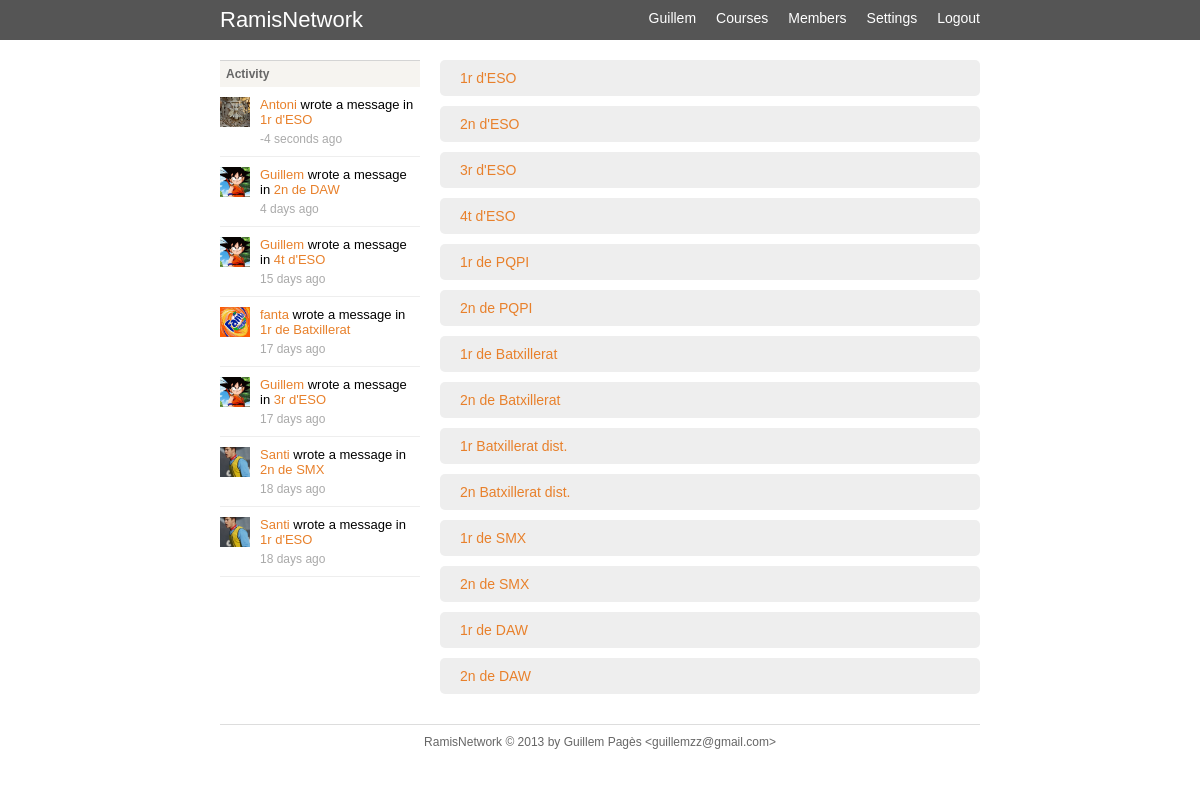
Screenshot of /courses.php (signed in) with the database file from the repository.
### tables this page shows
CREATE TABLE `users` (
  `id` int(11) unsigned NOT NULL AUTO_INCREMENT,
  `name` varchar(100) NOT NULL DEFAULT '',
  `lastname` varchar(100) NOT NULL DEFAULT '',
  `email` varchar(100) NOT NULL DEFAULT '',
  `password` varchar(64) NOT NULL DEFAULT '',
  `birthday` date NOT NULL,
  `gender` tinyint(2) NOT NULL DEFAULT '0',
  `avatar` varchar(64) NOT NULL,
  `course` tinyint(3) NOT NULL DEFAULT '0',
  `privacy` tinyint(2) NOT NULL DEFAULT '0',
  `visits` int(11) NOT NULL DEFAULT '0',
  PRIMARY KEY (`id`),
  KEY `email` (`email`)
);

CREATE TABLE `courses` (
  `course_id` int(11) unsigned NOT NULL AUTO_INCREMENT,
  `course_name` varchar(100) NOT NULL DEFAULT '',
  `course_description` varchar(200) NOT NULL DEFAULT '',
  PRIMARY KEY (`course_id`)
);

CREATE TABLE `logs` (
  `log_id` int(11) unsigned NOT NULL AUTO_INCREMENT,
  `log_type` char(20) NOT NULL DEFAULT '',
  `log_link` int(11) NOT NULL DEFAULT '0',
  `log_user` int(11) NOT NULL DEFAULT '0',
  `log_comment` text NOT NULL,
  `log_date` timestamp NOT NULL DEFAULT CURRENT_TIMESTAMP,
  PRIMARY KEY (`log_id`)
);

### lib/db.php (called while the page is built, shortened)
<?php
	class db {
		var $dbuser;
		var $dbpassword;
		var $dbhost;
		var $dbmaster;
		var $persistent;
		var $master_persistent;
		var $dbh_update = false;
		var $dbh_select = false;
		var $dbh = false;
		function db($dbuser='', $dbpassword='', $dbname='', $dbhost='localhost', $dbmaster=false) {
			$this->dbuser = $dbuser;
			$this->dbpassword = $dbpassword;
			$this->dbname = $dbname;
			$this->dbhost = $dbhost;
			$this->dbmaster = $dbmaster;
			if ( $dbmaster && $dbmaster != $dbhost ) {
				$this->dbmaster = $dbmaster;
			} else {
				$this->dbmaster = false;
			}
		}
		function connect($master = false) {
			if ($master && $this->dbmaster ) {
				if ($this->dbh_update) {
					$this->dbh = & $this->dbh_update;
					return;
				} else {
					if ($this->master_persistent) {
						$this->dbh_update = @mysql_pconnect($this->dbmaster, $this->dbuser,$this->dbpassword, MYSQL_CLIENT_COMPRESS);
					} else {
						$this->dbh_update = @mysql_connect($this->dbmaster, $this->dbuser,$this->dbpassword, MYSQL_CLIENT_COMPRESS);
					}
					$this->dbh = & $this->dbh_update;
				}
			} else {
				if ($this->persistent) {
					$this->dbh_select = @mysql_pconnect($this->dbhost, $this->dbuser,$this->dbpassword);
				} else {
					$this->dbh_select = @mysql_connect($this->dbhost, $this->dbuser,$this->dbpassword);
				}
				$this->dbh = & $this->dbh_select;
			}
		}
		function flush() {
			$this->last_result = null;
		}
		function query($query) {
			$query = trim($query);
			$is_update = preg_match("/^(insert|delete|update|replace)\s+/i",$query);
			$return_val = 0;
			$this->result = @mysql_query($query,$this->dbh);
			if ( $is_update ) {
				$this->rows_affected = mysql_affected_rows();
				if ( preg_match("/^(insert|replace)\s+/i",$query) ) {
					$this->insert_id = mysql_insert_id($this->dbh);
				}
				$return_val = $this->rows_affected;
			} else {
				$num_rows=0;
				while ( $row = @mysql_fetch_object($this->result) ) {
					$this->last_result[$num_rows] = $row;
					$num_rows++;
				}
				$this->num_rows = $num_rows;
				$return_val = $this->num_rows;
			}
			return $return_val;
		}
		function get_row($query=null,$y=0) {
			if ( $query ) {
				$this->query($query);
			}
			return $this->last_result[$y]?$this->last_result[$y]:null;
		}
		function get_results($query=null) {
			if ( $query ) {
				$this->query($query);
			}
			return $this->last_result;
		}
}
$db = new db(DB_USER, DB_PASSWORD, DB_NAME, DB_HOST);
?>

### lib/User.php (called while the page is built, shortened)
<?php
class User {
	public $id;
	function __construct($id=0) {
		if ($id > 0) {
			$this->id = $id;
			$this->read();
		}
	}
	public function read() {
		global $db;
		$user = $db->get_row("SELECT * FROM users LEFT JOIN courses ON course = course_id WHERE id = $this->id");
		if ($user) {
			$this->id = $user->id;
			$this->name = $user->name;
			$this->avatar = $user->avatar;
			return true;
		}
		return false;
	}
}
?>

### lib/functions.php (called while the page is built, shortened)
<?php
function profile_uri($id) {
	return ROOT . 'profile.php?id=' . $id;
}
function get_avatar($name='') {
	if (!empty($name)) {
		$file = PATH . 'img/avatars/' . $name;
		if (file_exists($file)) {
			return ROOT . 'img/avatars/' . $name;
		}
	}
	return ROOT . 'img/default.jpg';
}
function time_ago($time) {
	$txt = "";
	$diff = time() - $time;
	$days = intval($diff / 86400);
	$diff = $diff % 86400;
	$hours = intval($diff / 3600);
	$diff = $diff % 3600;
	$minutes = intval($diff / 60);
	$secs = $diff % 60;
	if ($days> 1) return " $days days";
	else if ($days==1) return " $days day";
	if ($txt=="") $txt = " $secs seconds";
    return $txt;
}
?>

### lib/Post.php (called while the page is built, shortened)
<?php
class Post {
	public $id = 0;
	function __construct($id = 0) {
		if ($id > 0) {
			$this->id = $id;
			$this->read();
		}
	}
	public function read() {
		global $db;
		$post = $db->get_row("SELECT * FROM posts, users WHERE post_author = id AND post_id = $this->id");
		if ($post) {
			$this->id = $post->post_id;
			$this->link = $post->post_link;
			return true;
		}
		return false;
	}
}
?>

### lib/Course.php (called while the page is built, shortened)
<?php
class Course {
	public $id = 0;
	function __construct($id=0) {
		if ($id > 0) {
			$this->id = $id;
			$this->read();
		}
	}
	public function read() {
		global $db;
		$course = $db->get_row("SELECT * FROM courses WHERE course_id = $this->id");
		if ($course) {
			$this->id = $course->course_id;
			$this->name = $course->course_name;
			return true;
		}
		return false;
	}
	public function permalink() {
		return ROOT . 'course.php?id=' . $this->id;
	}
	public static function get_courses() {
		global $db;
		$courses = $db->get_results("SELECT * FROM courses");
		if ($courses) {
			foreach ($courses as $c) {
				$course = new Course();
				$course->id = $c->course_id;
				$course->name = $c->course_name;
				$course->description = $c->course_description;
				$courses_array[] = $course;
			}
			return $courses_array;
		}
		return false;
	}
}
?>

### lib/html.php (called while the page is built, shortened)
<?php
function do_header($title='') {
	global $current_user;
	$data['title'] = $title;
	$data['home_link'] = ROOT;
	if ($current_user->authenticated) {
		$data['home_link'] = ROOT . 'home.php';
	}
	do_view('header', $data);
}
function do_view($name, $data=null) {
	$_view = VIEWS . $name . '_view.php';
	require($_view);
}
?>

### lib/Login.php (called while the page is built, shortened)
<?php
class Login {
	function __construct() {
		global $db;
		if (isset($_COOKIE['auth'])) {
			$user_id = intval($_COOKIE['auth']);
			$user = $db->get_row("SELECT id, name, avatar FROM users WHERE id = $user_id LIMIT 1");
			if ($user) {
				$this->id = $user->id;
				$this->name = $user->name;
				$this->authenticated = true;
			}
		}
	}
}
$current_user = new Login();
?>

### config.php (called while the page is built, shortened)
<?php
require(LIB . 'db.php');
require(LIB . 'Login.php');
require(LIB . 'functions.php');
?>

### courses.php (the view, shortened to what this page needs)
<?php
require('config.php');
require(LIB . 'html.php');
require(LIB . 'User.php');
require(LIB . 'Post.php');
require(LIB . 'Course.php');
$data['activity'] = get_activity();
$data['courses'] = Course::get_courses();
do_header('Courses');
do_view('courses', $data);
function get_activity() {
	global $db;
	$result = array();
	$logs = $db->get_results("SELECT * FROM logs WHERE log_type = 'course_post_new' ORDER BY log_id DESC LIMIT 7");
	if ($logs) {
		foreach ($logs as $log) {
			$result[] = get_course_post_new_log($log);
 		}
	}
	return $result;
}
function get_course_post_new_log($log) {
	$user_from = new User($log->log_user);
	$post = new Post($log->log_link);
	$course = new Course($post->link);
	$res = '';
	$res .= '<div class="sidebar-left">';
	$res .= '<a href="' . profile_uri($user_from->id) . '">';
	$res .= '<img src="' . get_avatar($user_from->avatar) . '" width="30" height="30" />';
	$res .= '</a>';
	$res .= '</div>';
	$res .= '<div class="sidebar-right">';
	$res .= '<a href="' . profile_uri($user_from->id) . '">' . $user_from->name . '</a>';
	$res .= ' wrote a message in <a href="' . $course->permalink() . '">' . $course->name . '</a>';
	$res .= '<br/><div class="post-date">'. time_ago(strtotime($log->log_date)) . ' ago</div>';
	$res .= '</div>';
	$res .= '<div class="clear"></div>';
	return $res;
}
?>

### views/header_view.php (shortened to what this page needs)
<!DOCTYPE html>
<html>
<head>
	<link rel="stylesheet" type="text/css" href="<?php echo ROOT; ?>css/estils.css">
</head>
<body>
<header>
	<div class="wrap">
		<h1><a href="<?php echo $home_link; ?>">RamisNetwork</a></h1>
		<nav class="algo">
			<ul>
				<?php if ($current_user->authenticated) {?>
					<li><a href="<?php echo profile_uri($current_user->id); ?>"><?php echo $current_user->name; ?></a></li>
					<li><a href="<?php echo ROOT; ?>courses.php">Courses</a></li>
					<li><a href="<?php echo ROOT; ?>members.php">Members</a></li>
					<li><a href="<?php echo ROOT; ?>settings.php">Settings</a></li>
					<li><a href="<?php echo ROOT; ?>login.php?action=logout">Logout</a></li>
				<?php } else { ?>
					<li><a href="<?php echo ROOT; ?>members.php">Members</a></li>
					<li><a href="<?php echo ROOT; ?>register.php">Register</a></li>
					<li><a href="<?php echo ROOT; ?>login.php">Login</a></li>
				<?php } ?>
			</ul>
		</nav>
	</div>
</header>
<div class="wrap">
	<div class="content">

### views/courses_view.php
<div class="sidebar">
	<h3>Activity</h3>
	<?php if ($activity) { ?>
		<ul class="notifications">
		<?php foreach ($activity as $activity_id) { ?>
			<li><?php echo $activity_id; ?></li>
		<? } ?>
		</ul>
	<? } ?>
</div>
<div class="main">
	<?php if ($courses) { ?>
		<ul class="courses">
		<?php foreach ($courses as $course) { ?>
			<li><a href="course.php?id=<?php echo $course->id ?>"><?php echo $course->name ?></a></li>
		<? } ?>
		</ul>
	<? } ?>
</div>

### css/estils.css (style rules this page uses)
html,body,h1,h2,h3,p,ul,li,tr,th,td,table,input,textarea,form,header,footer,section,aside,fieldset { margin:0;padding:0; }
body { font-size:14px;font-family:arial,sans-serif;background:#FFF }
a { text-decoration:none;color:#E8802B }
ul { list-style:none }
header { background:#555;border-bottom:0px solid #FF8400; }
.wrap { margin:0 auto;width:760px; }
.content { padding:20px 0; }
.sidebar { float:left;width:200px; }
.main { float:left;width:540px;margin-left:20px; }
nav.algo ul { list-style:none;float:right; }
nav.algo li { float:left; }
nav.algo li a { float:left;display:block;padding:10px 0;margin-left:20px;color:white; }
h1 a { color:white;float:left;padding:7px 0;font-weight:normal;font-size:22px }
h3 { background:#F6F4F0;border-top:1px solid #D4D4D4;padding:6px 6px;font-size:12px;color:#666;margin-bottom:10px; }
.post-date { color:#AAA;font-size:12px;margin-top:5px; }
.sidebar-left { float:left;width:40px; }
.sidebar-right { float:left;width:160px; }
ul.notifications li { margin-bottom:10px;border-bottom:1px solid #EEE;padding-bottom:10px;font-size:13px }
ul.courses li a { display:block;background:#EEE;padding:10px 20px;margin-bottom:10px;border-radius:5px; }

### rows the page displays
users: name "Guillem", avatar (picture)
users: avatar (picture), name "Antoni"
courses: course_name "1r d'ESO"
logs: log_date "-4 seconds"
courses: course_name "2n de DAW"
logs: log_date "4 days"
courses: course_name "4t d'ESO"
logs: log_date "15 days"
users: avatar (picture), name "fanta"
courses: course_name "1r de Batxillerat"
logs: log_date "17 days"
courses: course_name "3r d'ESO"
logs: log_date "17 days"
users: avatar (picture), name "Santi"
courses: course_name "2n de SMX"
logs: log_date "18 days"
logs: log_date "18 days"
courses: course_name "2n d'ESO"
courses: course_name "1r de PQPI"
courses: course_name "2n de PQPI"
courses: course_name "2n de Batxillerat"
courses: course_name "1r Batxillerat dist."
courses: course_name "2n Batxillerat dist."
courses: course_name "1r de SMX"
courses: course_name "1r de DAW"
